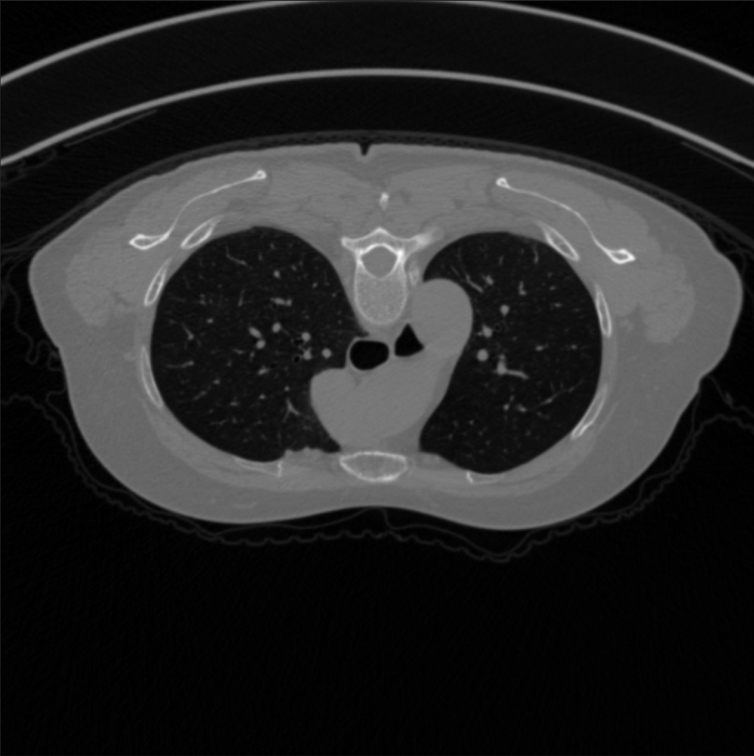
#> input picture ExerciciosClustering/CsvsAnalise/medical/slice001.png, 754 x 756 px, found by its file name
$ jupyter execute ProjetoSegmentacaoDeImagensMedicas.ipynb   (shell and % lines are left out)
#> lines starting #> are read from the running program, lines starting #| are printed output that depends on the picture; after the words box and inside, x2 and y2 are one past the last pixel; in counts of white or black regions, pixels touching at a corner belong together
[cell 1]
import os
import shutil

import pandas as pd
import matplotlib.pyplot as plt
import numpy as np
from scipy.spatial import ConvexHull

import numpy as np
import matplotlib.pyplot as plt
import seaborn as sns
sns.set_theme(style="white", palette="pastel")


from sklearn.cluster import KMeans

import cv2
import glob
import csv

import warnings
warnings.filterwarnings('ignore')

[cell 2]
exam_path = 'c:/csv/medical/slice001.png'
image = cv2.imread(exam_path)
#> image is the input picture: shape (756, 754, 3); min 0, max 254, mean 38.2
plt.imshow(image);
#Radiografiade um pulmão
#a ideia é fazer uma segmentação da imagem
#dividir a imagem pra analisar a area de interesse

[cell 3]
#tratando a imagem para transformar em objeto para o opencv
gray = cv2.cvtColor(image, cv2.COLOR_BGR2GRAY)
plt.imshow(gray, cmap = "gray");
plt.axis('off');

[cell 4]
#definindo a imagem em apenas 2 tons(Branco e preto)
_ , mask = cv2.threshold(gray, 20, 255, cv2.THRESH_BINARY)
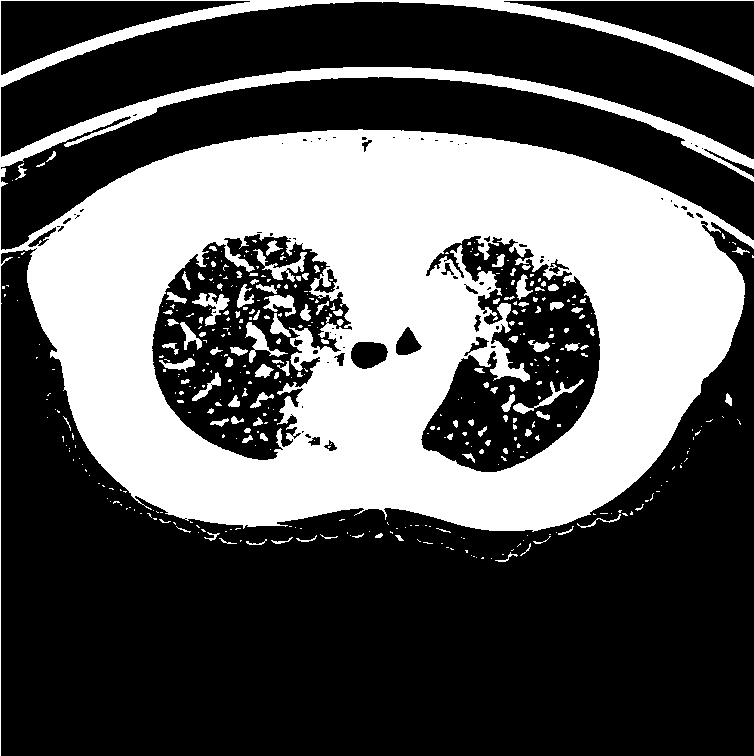
#> mask: shape (756, 754); 35.6% white; 415 white regions (301 under 20 px), largest, box (x1, y1, x2, y2) and area: (0, 0, 754, 756) 193261, (253, 249, 307, 282) 504, (245, 322, 288, 363) 484
mask = cv2.erode(mask, np.ones((5, 5), np.uint8))
#> mask: shape (756, 754); 29.7% white; 92 white regions (71 under 20 px)
plt.imshow(mask, cmap = "gray")
plt.axis('off')
cv2.imwrite('c:/csv/medical/thresholding.png', cv2.hconcat([image, np.stack((mask, mask, mask), axis=2)]));
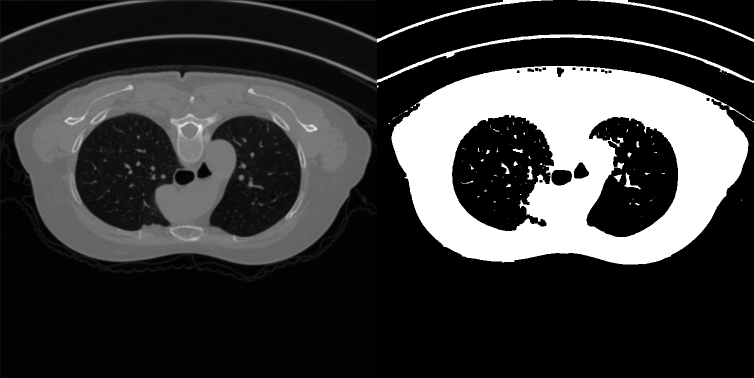
#> saved as thresholding.png: shape (756, 1508, 3) (shown at 1/2 size); min 0, max 255, mean 57

[cell 5]
#encontrando os contornos da imagem
contours, _ = cv2.findContours(mask, cv2.RETR_EXTERNAL, cv2.CHAIN_APPROX_SIMPLE)
#> contours = 18 contours, 14 with area under 20; largest, box (x1, y1, x2, y2) and area: (29, 131, 754, 529) 224480, (0, 69, 754, 166) 3991, (0, 0, 352, 85) 1522, (401, 0, 754, 84) 1381

#contornos = linha verde
contours_img_before_filtering = mask.copy()
contours_img_before_filtering = cv2.cvtColor(contours_img_before_filtering, cv2.COLOR_GRAY2BGR)
#> contours_img_before_filtering: shape (756, 754, 3); 29.7% white; 92 white regions (71 under 20 px)
cv2.drawContours(contours_img_before_filtering, contours, -1, (0, 255, 0), 3)
plt.imshow(contours_img_before_filtering)
plt.axis('off');

#é observado que a parte interna do pulmão n ta sendo reconhecida

[cell 6]
#alterando o parametro pra RETR_TREE para encontrar todos os contornos até os internos
contours, _ = cv2.findContours(mask, cv2.RETR_TREE, cv2.CHAIN_APPROX_SIMPLE)
#> contours = 111 contours, 77 with area under 20; largest, box (x1, y1, x2, y2) and area: (29, 131, 754, 529) 224480, (149, 229, 355, 463) 34322, (418, 233, 603, 475) 30430, (0, 69, 754, 166) 3991, (0, 0, 352, 85) 1522

contours_img_before_filtering = mask.copy()
contours_img_before_filtering = cv2.cvtColor(contours_img_before_filtering, cv2.COLOR_GRAY2BGR)
cv2.drawContours(contours_img_before_filtering, contours, -1, (0, 255, 0), 3)
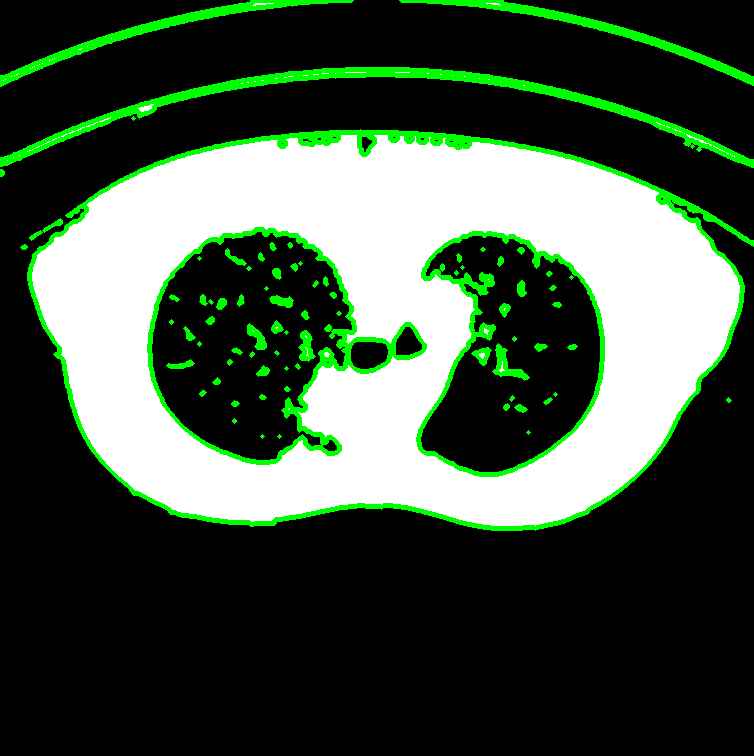
#> contours_img_before_filtering: shape (756, 754, 3); mean B, G, R 66.1, 83.3, 66.1
plt.imshow(contours_img_before_filtering)
plt.axis('off');

[cell 7]
#encontrando o contorno
filtered_contours = []
df_mean_color = pd.DataFrame()
for idx, contour in enumerate(contours):
    area = int(cv2.contourArea(contour))

    sz=4000 #parametro de area
    if (area > sz) & (area < 20*sz):#definindo parametro pra contorno, se não corresponder o parametro é descartado
        filtered_contours.append(contour)

        masked = np.zeros_like(image[:, :, 0])
        cv2.drawContours(masked, [contour], 0, 255, -1)

        B_mean, G_mean, R_mean, _ = cv2.mean(image, mask=masked)
        df = pd.DataFrame({'B_mean': B_mean, 'G_mean': G_mean, 'R_mean': R_mean}, index=[idx])
        df_mean_color = pd.concat([df_mean_color, df])
#> this loop made 111 passes
#> (area, B_mean, G_mean, R_mean, df, df_mean_color) on pass 43: (34322, 22.03, 22.03, 22.03, table of 1 rows and 3 columns, table of 2 rows and 3 columns)
#> (area, B_mean, G_mean, R_mean, df_mean_color) on pass 18: (30430, 21.6, 21.6, 21.6, table of 1 rows and 3 columns)
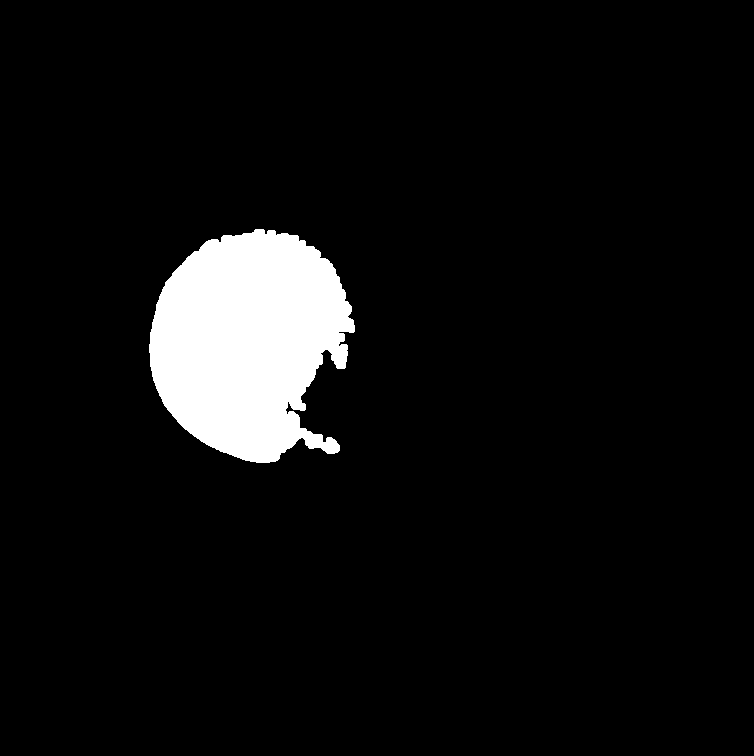
#> masked: shape (756, 754); 6.1% white; 1 white region
#> after the loop, filtered_contours = 2 contours; box (x1, y1, x2, y2) and area: (149, 229, 355, 463) 34322, (418, 233, 603, 475) 30430

[cell 8]
#gerando nova imagem que atenda os parametros definidos na função anterior
contours_img_after_filtering = mask.copy()
contours_img_after_filtering = cv2.cvtColor(contours_img_after_filtering, cv2.COLOR_GRAY2BGR)
cv2.drawContours(contours_img_after_filtering, tuple(filtered_contours), -1, (0, 255, 0), 3)
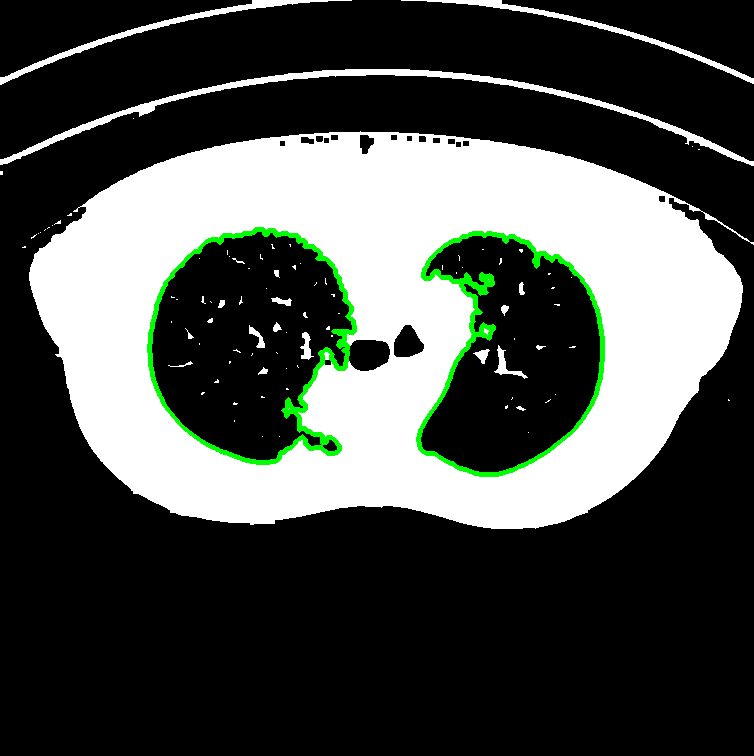
#> contours_img_after_filtering: shape (756, 754, 3); mean B, G, R 73.4, 77.3, 73.4

plt.imshow(contours_img_after_filtering)
plt.axis('off')

cv2.imwrite('./data/medical/contours.png', cv2.hconcat([contours_img_before_filtering, contours_img_after_filtering]));
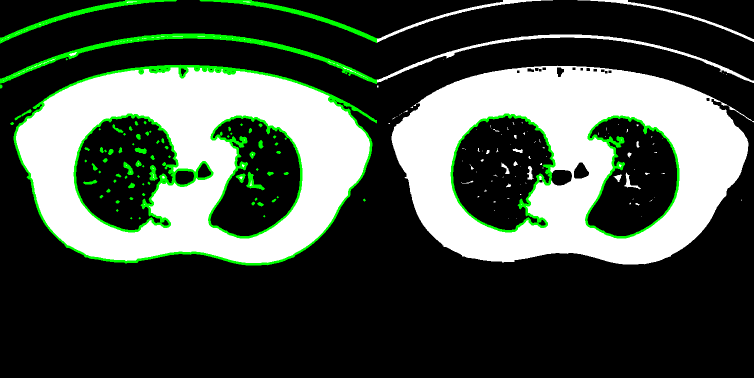
#> saved as contours.png: shape (756, 1508, 3) (shown at 1/2 size); mean B, G, R 69.8, 80.3, 69.8

[cell 9]
#utilizandoo kmeans pra separar a imagem em partes
km = KMeans(n_clusters=2) #separando em 2 imagens
df_mean_color['label'] = km.fit_predict(df_mean_color)

[cell 10]
#Função pra segmentar a imagem
def draw_segmented_objects(image, contours, label_cnt_idx, bubbles_count):
    mask = np.zeros_like(image[:, :, 0])
    cv2.drawContours(mask, [contours[i] for i in label_cnt_idx], -1, (255), -1)
    masked_image = cv2.bitwise_and(image, image, mask=mask)
    masked_image = cv2.putText(masked_image, f'{bubbles_count} bubbles', (200, 1200), cv2.FONT_HERSHEY_SIMPLEX,
                        fontScale = 3, color = (255, 255, 255), thickness = 10, lineType = cv2.LINE_AA)
    return masked_image

[cell 11]
img = image.copy()
plt.figure(figsize = (100,40))
for label, df_grouped in df_mean_color.groupby('label'):
    bubbles_amount = len(df_grouped)
    masked_image = draw_segmented_objects(image, contours, df_grouped.index, bubbles_amount)
    temp = np.invert(masked_image)
    img = cv2.hconcat([img, temp])
#> this loop made 2 passes
#> (label, df_grouped, bubbles_amount) on passes 1 to 2: (0, table of 1 rows and 4 columns, 1), (1, table of 1 rows and 4 columns, 1)
#> pass 1, `temp = np.invert(masked_image)`:
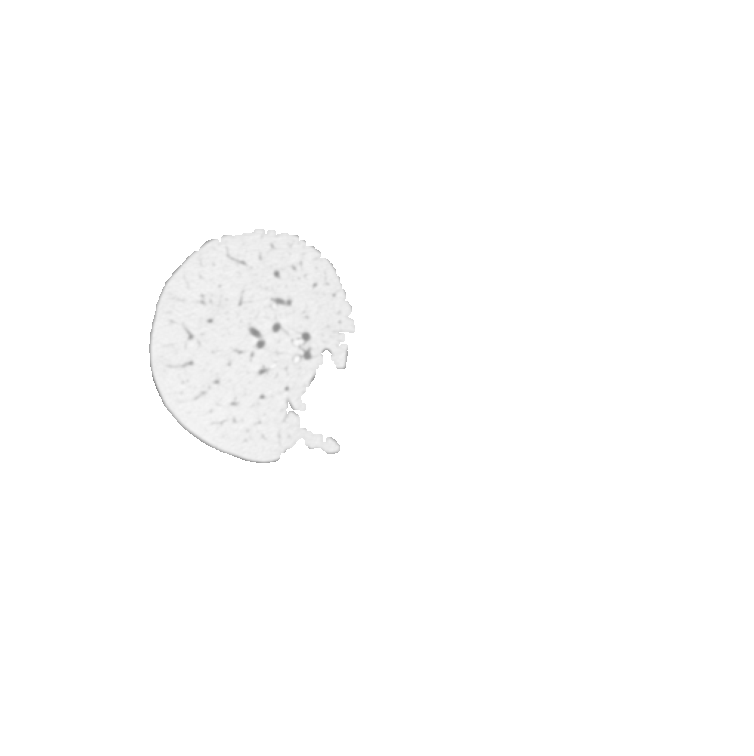
#> temp: shape (756, 754, 3); min 130, max 255, mean 253.7
#> after the loop:
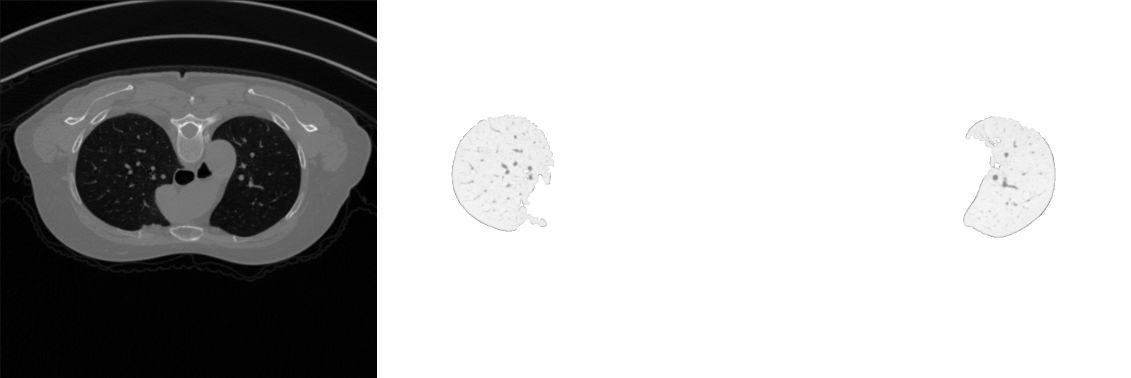
#> img: shape (756, 2262, 3) (shown at 1/2 size); min 0, max 255, mean 181.9


cv2.imwrite('./data/medical/color_segmentation.png', img)
plt.imshow(cv2.cvtColor(img, cv2.COLOR_BGR2RGB) )
plt.axis('off');

#a imagem original e a segmentação dos 2 pulmões

[cell 12]
#mudando para a cor original

img = image.copy()
plt.figure(figsize = (100,40))
for label, df_grouped in df_mean_color.groupby('label'):
    bubbles_amount = len(df_grouped)
    masked_image = draw_segmented_objects(image, contours, df_grouped.index, bubbles_amount)
    #temp = np.invert(masked_image)
    img = cv2.hconcat([img, masked_image])
#> this loop made 2 passes
#> pass 1, `img = cv2.hconcat([img, masked_image])`:
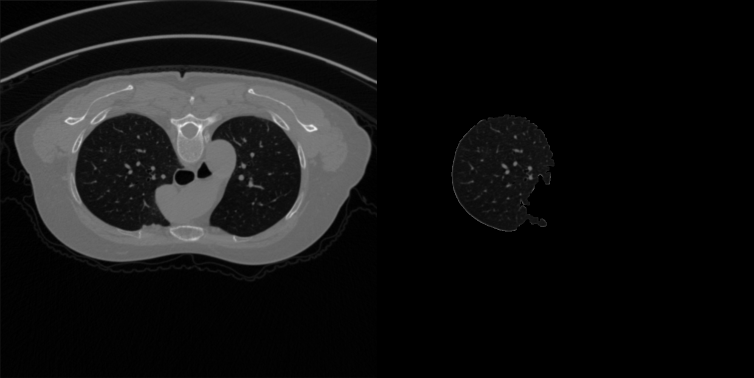
#> img: shape (756, 1508, 3) (shown at 1/2 size); min 0, max 254, mean 19.8
#> pass 2, `img = cv2.hconcat([img, masked_image])`:
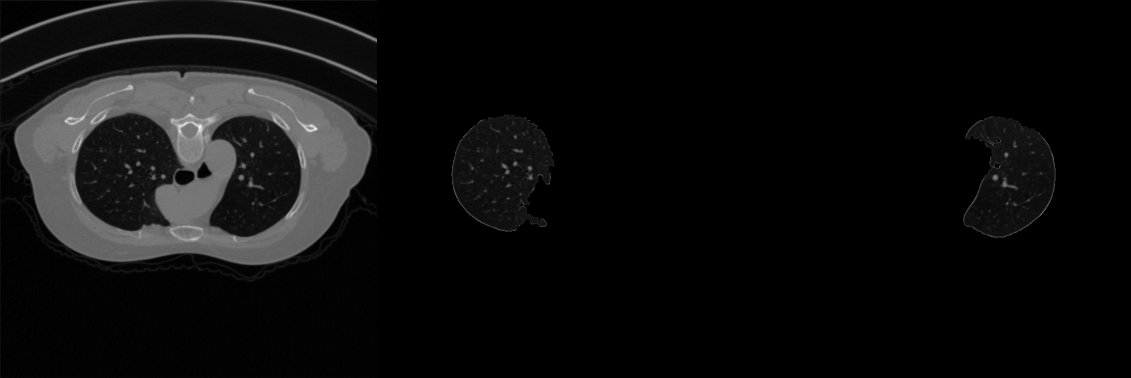
#> img: shape (756, 2262, 3) (shown at 1/2 size); min 0, max 254, mean 13.6


cv2.imwrite('./data/medical/color_segmentation.png', img)
plt.imshow(cv2.cvtColor(img, cv2.COLOR_BGR2RGB) )
plt.axis('off');

#segmentando permite aplicar outras mascaras de imagem pra aplicar cores e ver se é possivel encontrar pontos que façam sentido
